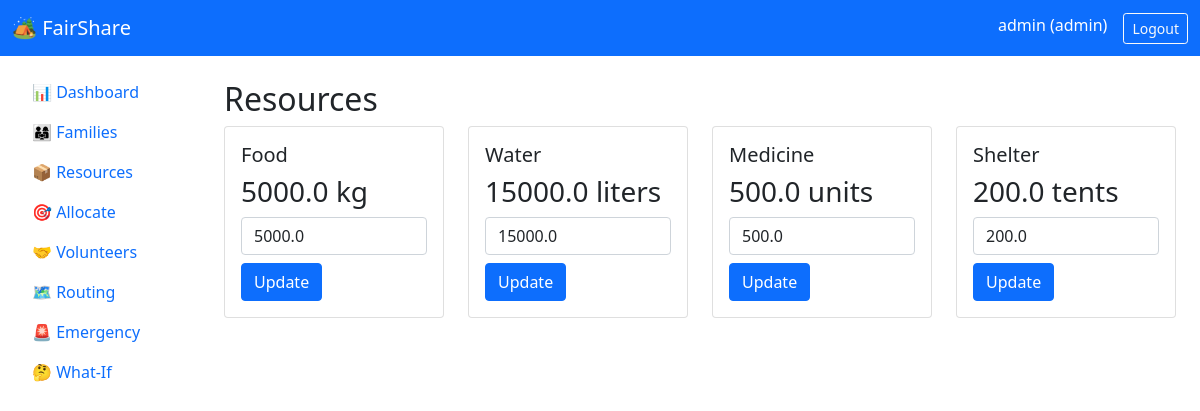
Page /resources (signed in) on the committed database.
### app.py (models this page shows)
class User(UserMixin, db.Model):
    __tablename__ = 'users'
    id = db.Column(db.Integer, primary_key=True)
    username = db.Column(db.String(80), unique=True)
    email = db.Column(db.String(120), unique=True)
    password_hash = db.Column(db.String(200))
    role = db.Column(db.String(20))

class Resource(db.Model):
    __tablename__ = 'resources'
    id = db.Column(db.Integer, primary_key=True)
    resource_type = db.Column(db.String(50))
    quantity = db.Column(db.Float, default=0)
    unit = db.Column(db.String(20))
    last_updated = db.Column(db.DateTime, default=datetime.utcnow)

### app.py (the view)
@app.route('/resources')
@login_required
def list_resources():
    return render_template('resources.html', resources=Resource.query.all())

### app.py (called while the page is built)
@login_manager.user_loader
def load_user(user_id):
    return User.query.get(int(user_id))

### templates/resources.html
{% extends "base.html" %}
{% block content %}
<h2>Resources</h2>
<div class="row">{% for r in resources %}<div class="col-md-3"><div class="card"><div class="card-body"><h5>{{ r.resource_type|capitalize }}</h5><h3>{{ r.quantity }} {{ r.unit }}</h3><form method="POST" action="/resources/edit/{{ r.id }}"><input type="number" name="quantity" class="form-control" value="{{ r.quantity }}"><button type="submit" class="btn btn-primary mt-2">Update</button></form></div></div></div>{% endfor %}</div>
{% endblock %}

### templates/base.html (shortened to what this page needs)
<!DOCTYPE html>
<html lang="en">
<head>
    <link href="https://cdn.jsdelivr.net/npm/bootstrap@5.1.3/dist/css/bootstrap.min.css" rel="stylesheet">
    <link rel="stylesheet" href="https://cdnjs.cloudflare.com/ajax/libs/font-awesome/6.0.0/css/all.min.css">
</head>
<body>
    <nav class="navbar navbar-dark bg-primary">
        <div class="container-fluid">
            <a class="navbar-brand" href="/">🏕️ FairShare</a>
            {% if current_user.is_authenticated %}
                <div class="d-flex text-white">
                    <span class="me-3">{{ current_user.username }} ({{ current_user.role }})</span>
                    <a href="/logout" class="btn btn-sm btn-outline-light">Logout</a>
                </div>
            {% endif %}
        </div>
    </nav>
    <div class="container-fluid">
        <div class="row">
            {% if current_user.is_authenticated %}
            <div class="col-md-2 bg-white p-3" style="min-height: 100vh;">
                <a class="nav-link" href="/dashboard">📊 Dashboard</a>
                <a class="nav-link" href="/families">👨‍👩‍👧 Families</a>
                <a class="nav-link" href="/resources">📦 Resources</a>
                <a class="nav-link" href="/allocate">🎯 Allocate</a>
                <a class="nav-link" href="/volunteers">🤝 Volunteers</a>
                <a class="nav-link" href="/routing">🗺️ Routing</a>
                <a class="nav-link" href="/emergency">🚨 Emergency</a>
                <a class="nav-link" href="/whatif">🤔 What-If</a>
            </div>
            <div class="col-md-10 p-4">
            {% else %}
            <div class="col-md-12 p-4">
            {% endif %}
                {% block content %}{% endblock %}
            </div>
        </div>
    </div>
</body>
</html>

### rows in the picture
User: username "admin", role "admin"
Resource: resource_type "Food", quantity "5000.0", unit "kg"
Resource: resource_type "Water", quantity "15000.0", unit "liters"
Resource: resource_type "Medicine", quantity "500.0", unit "units"
Resource: resource_type "Shelter", quantity "200.0", unit "tents"
